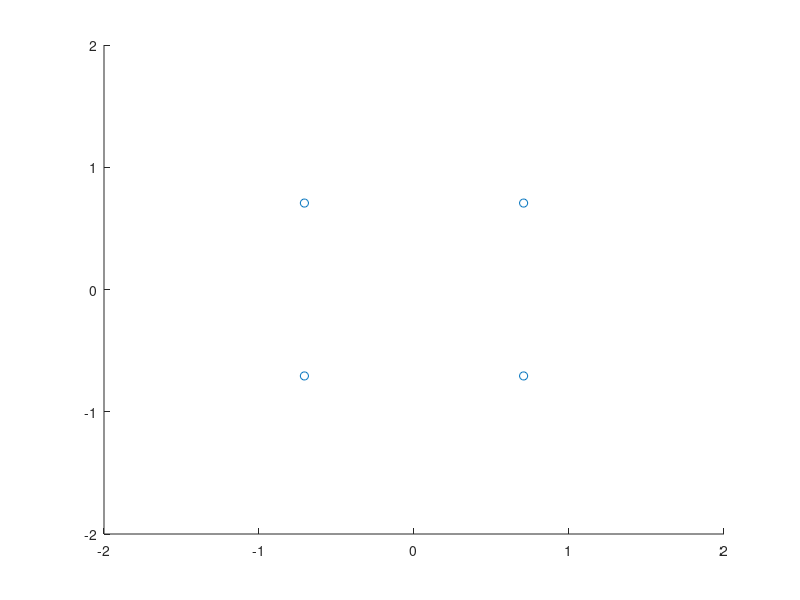

Write the MATLAB code that produced this figure. (Note: this script raises an error after producing the figure.)
close all;clear all; clc; %#ok<CLALL>
%%
test_array=1/2^.5*[1+1j,-1+1j,-1-1j,1-1j];
scatter(real(test_array),imag(test_array))
xlim([-2,2])
ylim([-2,2])
figure 
stairs(PbchReceiver.QpskDemodulation(test_array))
ylim([0,1.5])
xlim([0,9])